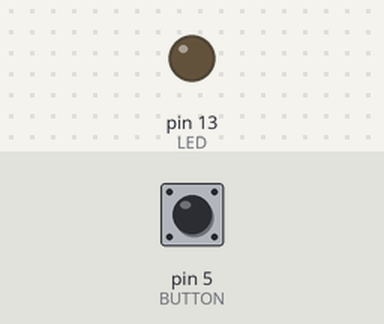
This sketch was run on a simulated Arduino Uno, built with avr-gcc and run on an emulated ATmega328P. Parts: output pins drawn as LEDs (lit = HIGH). The test bench sets the inputs (shaded band); at power-on: pin 5 (BUTTON) HIGH.

Above: at 1.2 s.
1.3 s: pin 5 (BUTTON) pulled LOW for 0.15 s
At 1.37 s:
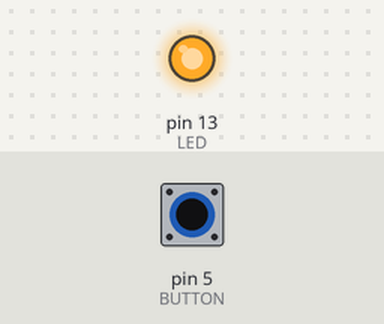
2.9 s: pin 5 (BUTTON) pulled LOW for 3.2 s
At 6.4 s:
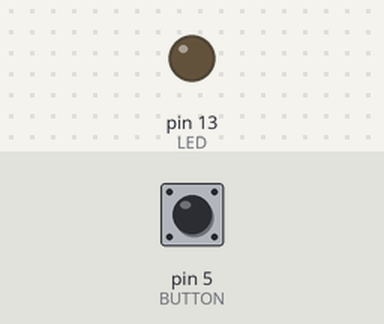
Timing chart, 0 to 7.9 s (numbered marks = the images above; inputs shaded):
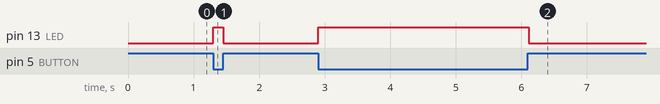

Measured:
- after the input at 1.3 s, pin 13 (LED): LOW → HIGH at once, → LOW 0.15 s later
- after the input at 2.9 s, pin 13 (LED): LOW → HIGH at once, → LOW 3.2 s later

The sketch:

if_else.ino
```cpp
const int LED = 13;
const int BUTTON = 5;

void setup() {
  pinMode(LED, OUTPUT);
  //  pinMode(BUTTON, INPUT);
  //  digitalWrite(BUTTON, HIGH);
  pinMode(BUTTON, INPUT_PULLUP);
}

void loop() {
  bool state = digitalRead(BUTTON);

  if (state == HIGH) {
    digitalWrite(LED, LOW);
  } else {
    digitalWrite(LED, HIGH);
  }
  delay(10);
}
```

blink_mbed_c.ino
```cpp
//int count;
//
//int main() {
//  DDRB |= 1 << PB5;
//  TCCR1B |= (1 << CS11) | (1 << CS10);
//  TIMSK1 |= 1 << TOIE1;
//  sei();
//  while (1);
//  return 0;
//}
//
//ISR(TIMER1_OVF_vect) {
//  count ++;
//  if (count >= 2) {
//    PORTB ^= (1 << PB5);
//    count = 0;
//  }
//
//}

int main() {
  DDRB |= 1 << PB7;
  while (1){
    PORTB ^= (1<<PORTB7);
    _delay_ms(500);
    }
  return 0;
}
```
